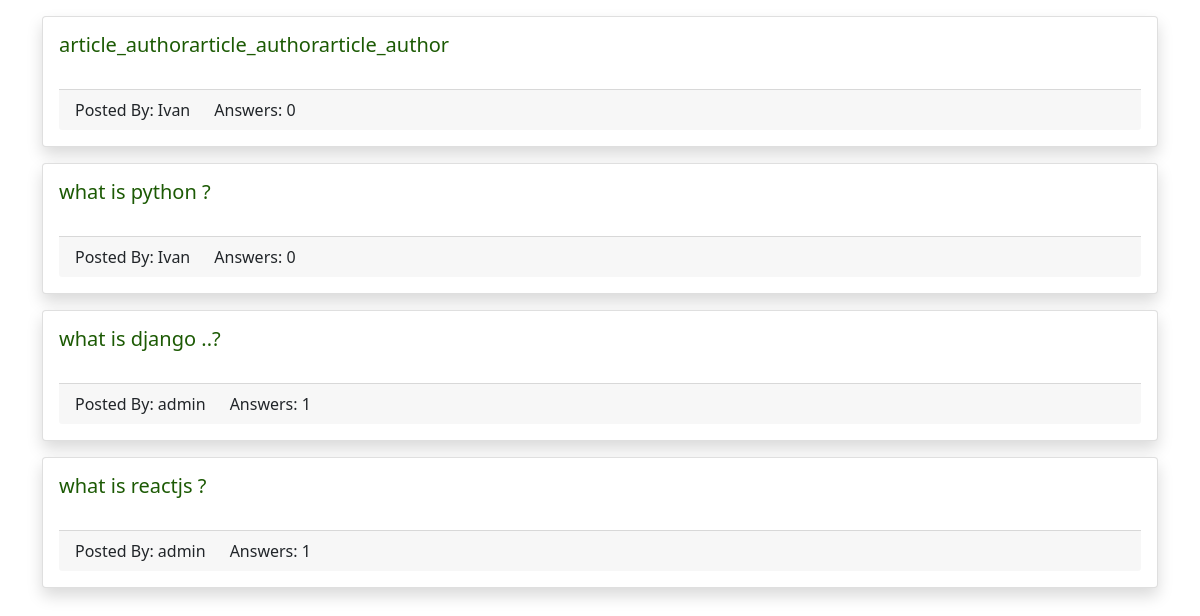
The app's page /questions/ (signed in) with its own data.
### apps/questions/models.py (models this page shows, shortened)
class Question(models.Model):
    title = models.CharField(max_length= 255)
    body = models.TextField()
    slug = models.SlugField(max_length=255,unique=True)
    author = models.ForeignKey(settings.AUTH_USER_MODEL,on_delete=models.CASCADE,related_name='questions')
    created_at = models.DateTimeField(auto_now_add=True)

### apps/users/models.py (models this page shows, shortened)
class CustomUser(AbstractUser):
        email = models.EmailField(max_length=255, unique=True)
        name = models.CharField(max_length=255)
        is_active = models.BooleanField(default=True)
        is_staff = models.BooleanField(default=False)
        objects = UserProfileManager()
        USERNAME_FIELD = 'email'
        REQUIRED_FIELDS = ['name']

### apps/questions/views.py (the view)
# urls.py: path('', question_list,name ='question-list'),
@login_required
def question_list(request):
    if 'search' in request.GET:
        search = request.GET['search']
        question_list = Question.objects.filter(title__icontains = search).order_by('-created_at')
    else:
        question_list = Question.objects.all().order_by('-created_at')
    return render(request,'questions/question_list.html',{'question_list':question_list})

### templates/questions/question_list.html (shortened to what this page needs)
{% extends 'questions/base.html' %}
{% block body %}
<div class="container">
    {% for question in question_list %}
        <div class="card mt-3 shadow">
            <div class="card-body">
                <h5 class="card-title ">
                    <a  href="{% url 'question-details' question.slug %}" class="link-style" >{{question.title}}</a>
                </h5><br>
                <div class="card-footer">
                    <div class="row">
                        <div class="col col-md-auto ">
                            Posted By: {{question.author.username}}
                        </div>
                        <div class="col col-md-auto">
                            Answers: {{question.answers.count}}
                        </div>
                    </div>
                </div>
            </div>
        </div>
    {% endfor %}
</div>
{% endblock %}

### templates/questions/base.html (shortened to what this page needs)
<!DOCTYPE html>
<html lang="en">
<head>
  <link href="https://cdn.jsdelivr.net/npm/bootstrap@5.0.2/dist/css/bootstrap.min.css" rel="stylesheet">
</head>
<body>
  {% block body %}
  {% endblock %}
</body>
</html>

### templates/questions/question_list.html (style rules this page uses)
.link-style { text-decoration:none; color :rgb(28,90,4); }

### records on screen
Question: title "article_authorarticle_authorarticle_author", author.username "Ivan", answers.count "0"
Question: title "what is python ?", author.username "Ivan", answers.count "0"
Question: title "what is django ..?", author.username "admin", answers.count "1"
Question: title "what is reactjs ?", author.username "admin", answers.count "1"
